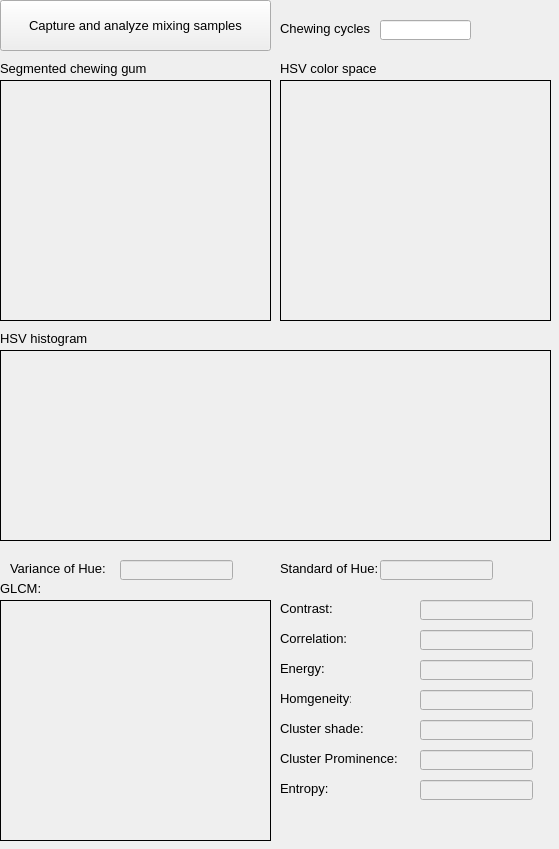
      <widget class="QWidget" name="scrollAreaWidgetContents_3">
       <property name="geometry">
        <rect>
         <x>0</x>
         <y>0</y>
         <width>559</width>
         <height>849</height>
        </rect>
       </property>
       <widget class="QLabel" name="mixing_hsv_pb">
        <property name="geometry">
         <rect>
          <x>280</x>
          <y>80</y>
          <width>271</width>
          <height>241</height>
         </rect>
        </property>
        <property name="sizePolicy">
         <sizepolicy hsizetype="Expanding" vsizetype="Expanding">
          <horstretch>2</horstretch>
          <verstretch>2</verstretch>
         </sizepolicy>
        </property>
        <property name="font">
         <font>
          <pointsize>10</pointsize>
         </font>
        </property>
        <property name="frameShape">
         <enum>QFrame::Panel</enum>
        </property>
        <property name="text">
         <string/>
        </property>
       </widget>
       <widget class="QPushButton" name="analyze_mixing_btn">
        <property name="geometry">
         <rect>
          <x>0</x>
          <y>0</y>
          <width>271</width>
          <height>51</height>
         </rect>
        </property>
        <property name="sizePolicy">
         <sizepolicy hsizetype="Expanding" vsizetype="Expanding">
          <horstretch>2</horstretch>
          <verstretch>2</verstretch>
         </sizepolicy>
        </property>
        <property name="font">
         <font>
          <pointsize>10</pointsize>
         </font>
        </property>
        <property name="text">
         <string>Capture and analyze mixing samples</string>
        </property>
       </widget>
       <widget class="QLineEdit" name="lineEdit_4">
        <property name="geometry">
         <rect>
          <x>380</x>
          <y>20</y>
          <width>91</width>
          <height>20</height>
         </rect>
        </property>
        <property name="sizePolicy">
         <sizepolicy hsizetype="Expanding" vsizetype="Expanding">
          <horstretch>2</horstretch>
          <verstretch>2</verstretch>
         </sizepolicy>
        </property>
        <property name="font">
         <font>
          <pointsize>10</pointsize>
         </font>
        </property>
       </widget>
       <widget class="QLabel" name="mixing_capture_pb">
        <property name="geometry">
         <rect>
          <x>0</x>
          <y>80</y>
          <width>271</width>
          <height>241</height>
         </rect>
        </property>
        <property name="sizePolicy">
         <sizepolicy hsizetype="Expanding" vsizetype="Expanding">
          <horstretch>2</horstretch>
          <verstretch>2</verstretch>
         </sizepolicy>
        </property>
        <property name="font">
         <font>
          <pointsize>10</pointsize>
         </font>
        </property>
        <property name="frameShape">
         <enum>QFrame::Panel</enum>
        </property>
        <property name="text">
         <string/>
        </property>
       </widget>
       <widget class="QLabel" name="label_7">
        <property name="geometry">
         <rect>
          <x>280</x>
          <y>20</y>
          <width>91</width>
          <height>16</height>
         </rect>
        </property>
        <property name="sizePolicy">
         <sizepolicy hsizetype="Expanding" vsizetype="Expanding">
          <horstretch>2</horstretch>
          <verstretch>2</verstretch>
         </sizepolicy>
        </property>
        <property name="font">
         <font>
          <pointsize>10</pointsize>
         </font>
        </property>
        <property name="text">
         <string>Chewing cycles:</string>
        </property>
       </widget>
       <widget class="QLabel" name="label_15">
        <property name="geometry">
         <rect>
          <x>0</x>
          <y>60</y>
          <width>151</width>
          <height>16</height>
         </rect>
        </property>
        <property name="sizePolicy">
         <sizepolicy hsizetype="Expanding" vsizetype="Expanding">
          <horstretch>2</horstretch>
          <verstretch>2</verstretch>
         </sizepolicy>
        </property>
        <property name="font">
         <font>
          <pointsize>10</pointsize>
         </font>
        </property>
        <property name="text">
         <string>Segmented chewing gum</string>
        </property>
       </widget>
       <widget class="QLabel" name="label_16">
        <property name="geometry">
         <rect>
          <x>280</x>
          <y>60</y>
          <width>151</width>
          <height>16</height>
         </rect>
        </property>
        <property name="sizePolicy">
         <sizepolicy hsizetype="Expanding" vsizetype="Expanding">
          <horstretch>2</horstretch>
          <verstretch>2</verstretch>
         </sizepolicy>
        </property>
        <property name="font">
         <font>
          <pointsize>10</pointsize>
         </font>
        </property>
        <property name="text">
         <string>HSV color space</string>
        </property>
       </widget>
       <widget class="QLabel" name="mixing_histogram_pb">
        <property name="geometry">
         <rect>
          <x>0</x>
          <y>350</y>
          <width>551</width>
          <height>191</height>
         </rect>
        </property>
        <property name="sizePolicy">
         <sizepolicy hsizetype="Expanding" vsizetype="Expanding">
          <horstretch>2</horstretch>
          <verstretch>2</verstretch>
         </sizepolicy>
        </property>
        <property name="font">
         <font>
          <pointsize>10</pointsize>
         </font>
        </property>
        <property name="frameShape">
         <enum>QFrame::Box</enum>
        </property>
        <property name="text">
         <string/>
        </property>
       </widget>
       <widget class="QLabel" name="label_18">
        <property name="geometry">
         <rect>
          <x>0</x>
          <y>330</y>
          <width>151</width>
          <height>16</height>
         </rect>
        </property>
        <property name="sizePolicy">
         <sizepolicy hsizetype="Expanding" vsizetype="Expanding">
          <horstretch>2</horstretch>
          <verstretch>2</verstretch>
         </sizepolicy>
        </property>
        <property name="font">
         <font>
          <pointsize>10</pointsize>
         </font>
        </property>
        <property name="text">
         <string>HSV histogram</string>
        </property>
       </widget>
       <widget class="QLabel" name="label_19">
        <property name="geometry">
         <rect>
          <x>10</x>
          <y>560</y>
          <width>101</width>
          <height>16</height>
         </rect>
        </property>
        <property name="sizePolicy">
         <sizepolicy hsizetype="Expanding" vsizetype="Expanding">
          <horstretch>2</horstretch>
          <verstretch>2</verstretch>
         </sizepolicy>
        </property>
        <property name="font">
         <font>
          <pointsize>10</pointsize>
         </font>
        </property>
        <property name="text">
         <string>Variance of Hue:</string>
        </property>
       </widget>
       <widget class="QLineEdit" name="voh_box">
        <property name="enabled">
         <bool>false</bool>
        </property>
        <property name="geometry">
         <rect>
          <x>120</x>
          <y>560</y>
          <width>113</width>
          <height>20</height>
         </rect>
        </property>
        <property name="sizePolicy">
         <sizepolicy hsizetype="Expanding" vsizetype="Expanding">
          <horstretch>2</horstretch>
          <verstretch>2</verstretch>
         </sizepolicy>
        </property>
        <property name="font">
         <font>
          <pointsize>10</pointsize>
         </font>
        </property>
       </widget>
       <widget class="QLabel" name="label_20">
        <property name="geometry">
         <rect>
          <x>280</x>
          <y>560</y>
          <width>101</width>
          <height>16</height>
         </rect>
        </property>
        <property name="sizePolicy">
         <sizepolicy hsizetype="Expanding" vsizetype="Expanding">
          <horstretch>2</horstretch>
          <verstretch>2</verstretch>
         </sizepolicy>
        </property>
        <property name="font">
         <font>
          <pointsize>10</pointsize>
         </font>
        </property>
        <property name="text">
         <string>Standard of Hue:</string>
        </property>
       </widget>
       <widget class="QLineEdit" name="sdh_box">
        <property name="enabled">
         <bool>false</bool>
        </property>
        <property name="geometry">
         <rect>
          <x>380</x>
          <y>560</y>
          <width>113</width>
          <height>20</height>
         </rect>
        </property>
        <property name="sizePolicy">
         <sizepolicy hsizetype="Expanding" vsizetype="Expanding">
          <horstretch>2</horstretch>
          <verstretch>2</verstretch>
         </sizepolicy>
        </property>
        <property name="font">
         <font>
          <pointsize>10</pointsize>
         </font>
        </property>
       </widget>
       <widget class="QLabel" name="comminution_segment_pb_5">
        <property name="geometry">
         <rect>
          <x>0</x>
          <y>600</y>
          <width>271</width>
          <height>241</height>
         </rect>
        </property>
        <property name="sizePolicy">
         <sizepolicy hsizetype="Expanding" vsizetype="Expanding">
          <horstretch>2</horstretch>
          <verstretch>2</verstretch>
         </sizepolicy>
        </property>
        <property name="font">
         <font>
          <pointsize>10</pointsize>
         </font>
        </property>
        <property name="frameShape">
         <enum>QFrame::Panel</enum>
        </property>
        <property name="text">
         <string/>
        </property>
       </widget>
       <widget class="QLabel" name="label_21">
        <property name="geometry">
         <rect>
          <x>0</x>
          <y>580</y>
          <width>61</width>
          <height>16</height>
         </rect>
        </property>
        <property name="sizePolicy">
         <sizepolicy hsizetype="Expanding" vsizetype="Expanding">
          <horstretch>2</horstretch>
          <verstretch>2</verstretch>
         </sizepolicy>
        </property>
        <property name="font">
         <font>
          <pointsize>10</pointsize>
         </font>
        </property>
        <property name="text">
         <string>GLCM:</string>
        </property>
       </widget>
       <widget class="QLabel" name="label_22">
        <property name="geometry">
         <rect>
          <x>280</x>
          <y>600</y>
          <width>81</width>
          <height>16</height>
         </rect>
        </property>
        <property name="sizePolicy">
         <sizepolicy hsizetype="Expanding" vsizetype="Expanding">
          <horstretch>2</horstretch>
          <verstretch>2</verstretch>
         </sizepolicy>
        </property>
        <property name="font">
         <font>
          <pointsize>10</pointsize>
         </font>
        </property>
        <property name="text">
         <string>Contrast:</string>
        </property>
       </widget>
       <widget class="QLabel" name="label_23">
        <property name="geometry">
         <rect>
          <x>280</x>
          <y>630</y>
          <width>71</width>
          <height>16</height>
         </rect>
        </property>
        <property name="sizePolicy">
         <sizepolicy hsizetype="Expanding" vsizetype="Expanding">
          <horstretch>2</horstretch>
          <verstretch>2</verstretch>
         </sizepolicy>
        </property>
        <property name="font">
         <font>
          <pointsize>10</pointsize>
         </font>
        </property>
        <property name="text">
         <string>Correlation:</string>
        </property>
       </widget>
       <widget class="QLabel" name="label_24">
        <property name="geometry">
         <rect>
          <x>280</x>
          <y>660</y>
          <width>71</width>
          <height>16</height>
         </rect>
        </property>
        <property name="sizePolicy">
         <sizepolicy hsizetype="Expanding" vsizetype="Expanding">
          <horstretch>2</horstretch>
          <verstretch>2</verstretch>
         </sizepolicy>
        </property>
        <property name="font">
         <font>
          <pointsize>10</pointsize>
         </font>
        </property>
        <property name="text">
         <string>Energy:</string>
        </property>
       </widget>
       <widget class="QLabel" name="label_25">
        <property name="geometry">
         <rect>
          <x>280</x>
          <y>690</y>
          <width>71</width>
          <height>16</height>
         </rect>
        </property>
        <property name="sizePolicy">
         <sizepolicy hsizetype="Expanding" vsizetype="Expanding">
          <horstretch>2</horstretch>
          <verstretch>2</verstretch>
         </sizepolicy>
        </property>
        <property name="font">
         <font>
          <pointsize>10</pointsize>
         </font>
        </property>
        <property name="text">
         <string>Homgeneity:</string>
        </property>
       </widget>
       <widget class="QLabel" name="label_26">
        <property name="geometry">
         <rect>
          <x>280</x>
          <y>720</y>
          <width>91</width>
          <height>16</height>
         </rect>
        </property>
        <property name="sizePolicy">
         <sizepolicy hsizetype="Expanding" vsizetype="Expanding">
          <horstretch>2</horstretch>
          <verstretch>2</verstretch>
         </sizepolicy>
        </property>
        <property name="font">
         <font>
          <pointsize>10</pointsize>
         </font>
        </property>
        <property name="text">
         <string>Cluster shade:</string>
        </property>
       </widget>
       <widget class="QLabel" name="label_27">
        <property name="geometry">
         <rect>
          <x>280</x>
          <y>750</y>
          <width>121</width>
          <height>16</height>
         </rect>
        </property>
        <property name="sizePolicy">
         <sizepolicy hsizetype="Expanding" vsizetype="Expanding">
          <horstretch>2</horstretch>
          <verstretch>2</verstretch>
         </sizepolicy>
        </property>
        <property name="font">
         <font>
          <pointsize>10</pointsize>
         </font>
        </property>
        <property name="text">
         <string>Cluster Prominence:</string>
        </property>
       </widget>
       <widget class="QLabel" name="label_28">
        <property name="geometry">
         <rect>
          <x>280</x>
          <y>780</y>
          <width>71</width>
          <height>16</height>
         </rect>
        </property>
        <property name="sizePolicy">
         <sizepolicy hsizetype="Expanding" vsizetype="Expanding">
          <horstretch>2</horstretch>
          <verstretch>2</verstretch>
         </sizepolicy>
        </property>
        <property name="font">
         <font>
          <pointsize>10</pointsize>
         </font>
        </property>
        <property name="text">
         <string>Entropy:</string>
        </property>
       </widget>
       <widget class="QLineEdit" name="lineEdit_11">
        <property name="enabled">
         <bool>false</bool>
        </property>
        <property name="geometry">
         <rect>
          <x>420</x>
          <y>600</y>
          <width>113</width>
          <height>20</height>
         </rect>
        </property>
        <property name="sizePolicy">
         <sizepolicy hsizetype="Expanding" vsizetype="Expanding">
          <horstretch>2</horstretch>
          <verstretch>2</verstretch>
         </sizepolicy>
        </property>
        <property name="font">
         <font>
          <pointsize>10</pointsize>
         </font>
        </property>
       </widget>
       <widget class="QLineEdit" name="lineEdit_12">
        <property name="enabled">
         <bool>false</bool>
        </property>
        <property name="geometry">
         <rect>
          <x>420</x>
          <y>630</y>
          <width>113</width>
          <height>20</height>
         </rect>
        </property>
        <property name="sizePolicy">
         <sizepolicy hsizetype="Expanding" vsizetype="Expanding">
          <horstretch>2</horstretch>
          <verstretch>2</verstretch>
         </sizepolicy>
        </property>
        <property name="font">
         <font>
          <pointsize>10</pointsize>
         </font>
        </property>
       </widget>
       <widget class="QLineEdit" name="lineEdit_13">
        <property name="enabled">
         <bool>false</bool>
        </property>
        <property name="geometry">
         <rect>
          <x>420</x>
          <y>660</y>
          <width>113</width>
          <height>20</height>
         </rect>
        </property>
        <property name="sizePolicy">
         <sizepolicy hsizetype="Expanding" vsizetype="Expanding">
          <horstretch>2</horstretch>
          <verstretch>2</verstretch>
         </sizepolicy>
        </property>
        <property name="font">
         <font>
          <pointsize>10</pointsize>
         </font>
        </property>
       </widget>
       <widget class="QLineEdit" name="lineEdit_14">
        <property name="enabled">
         <bool>false</bool>
        </property>
        <property name="geometry">
         <rect>
          <x>420</x>
          <y>690</y>
          <width>113</width>
          <height>20</height>
         </rect>
        </property>
        <property name="sizePolicy">
         <sizepolicy hsizetype="Expanding" vsizetype="Expanding">
          <horstretch>2</horstretch>
          <verstretch>2</verstretch>
         </sizepolicy>
        </property>
        <property name="font">
         <font>
          <pointsize>10</pointsize>
         </font>
        </property>
       </widget>
       <widget class="QLineEdit" name="lineEdit_15">
        <property name="enabled">
         <bool>false</bool>
        </property>
        <property name="geometry">
         <rect>
          <x>420</x>
          <y>720</y>
          <width>113</width>
          <height>20</height>
         </rect>
        </property>
        <property name="sizePolicy">
         <sizepolicy hsizetype="Expanding" vsizetype="Expanding">
          <horstretch>2</horstretch>
          <verstretch>2</verstretch>
         </sizepolicy>
        </property>
        <property name="font">
         <font>
          <pointsize>10</pointsize>
         </font>
        </property>
       </widget>
       <widget class="QLineEdit" name="lineEdit_16">
        <property name="enabled">
         <bool>false</bool>
        </property>
        <property name="geometry">
         <rect>
          <x>420</x>
          <y>750</y>
          <width>113</width>
          <height>20</height>
         </rect>
        </property>
        <property name="sizePolicy">
         <sizepolicy hsizetype="Expanding" vsizetype="Expanding">
          <horstretch>2</horstretch>
          <verstretch>2</verstretch>
         </sizepolicy>
        </property>
        <property name="font">
         <font>
          <pointsize>10</pointsize>
         </font>
        </property>
       </widget>
       <widget class="QLineEdit" name="lineEdit_17">
        <property name="enabled">
         <bool>false</bool>
        </property>
        <property name="geometry">
         <rect>
          <x>420</x>
          <y>780</y>
          <width>113</width>
          <height>20</height>
         </rect>
        </property>
        <property name="sizePolicy">
         <sizepolicy hsizetype="Expanding" vsizetype="Expanding">
          <horstretch>2</horstretch>
          <verstretch>2</verstretch>
         </sizepolicy>
        </property>
        <property name="font">
         <font>
          <pointsize>10</pointsize>
         </font>
        </property>
       </widget>
      </widget>
